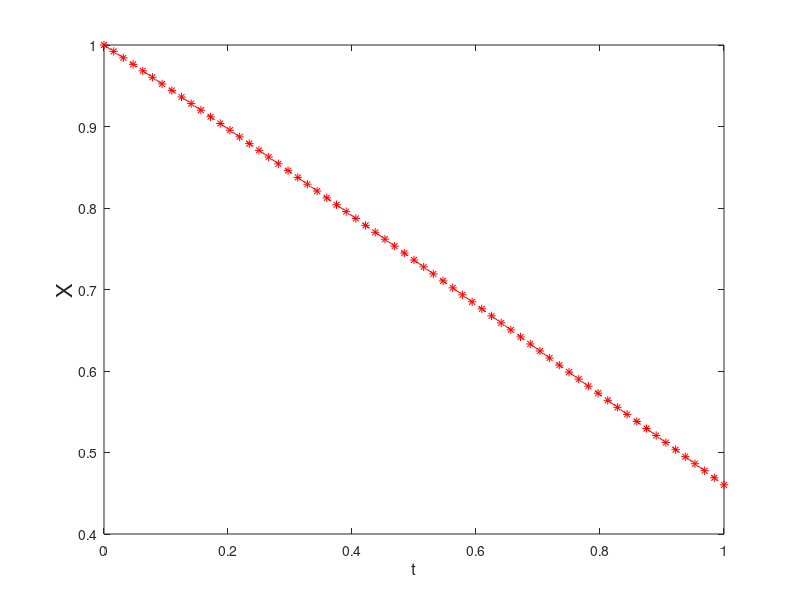

MATLAB code to generate this figure:
function ans = EulerMaruyama
% EulerMaruyama Solves SDE using Euler-Maruyama method.
%
% SDE is set to dX = lambda*X dt + mu*X dW, X(0) = Xzero
% where lambda = 2, mu =1, .

% Discretized Brownian path over [0,1] has dt = 2^(-8).
% Euler-Maruyama uses timestep R*dt.

L = 2; 
C = 2; 
R = .5;                         % RLC info

w = 1.5; 
sigma = 0.25;                   % Parameters of solution

T = 1; 
N = 2^8; 
dt = 1/N;

dW = sqrt(dt)*randn(1,N);       % creating the brownian motion
J = 4; 
Dt = J*dt; 
length = N/J;                   % R is j, tau is Dt, 

Izero = 1;
Iem = zeros(1,length);          % length of discretization
Itemp = Izero;                  % initial condition

Qzero = 1;
Qem = zeros(1,length);
Qtemp = Qzero;

t_volt = linspace(0,Dt,T);
V = sin(w.*t_volt);

for j = 1:length
    
   dW_sum = sum(dW(J*(j-1)+1:J*j)); % winc is brownian motion 
   
   Qtemp = Qtemp + Dt*Itemp;                          %Eulers method
   Itemp = Itemp + ((-R/L)*Itemp - (1/(L*C))*Qtemp)*Dt
   
   Qem(j) = Qtemp;
   Iem(j) = Itemp; % solution at that point in time, stored
   
end

plot([0:Dt:T],[Izero,Iem],'r--*')
xlabel('t','FontSize',12)
ylabel('X','FontSize',16)

ans = [Izero,Iem];
end

